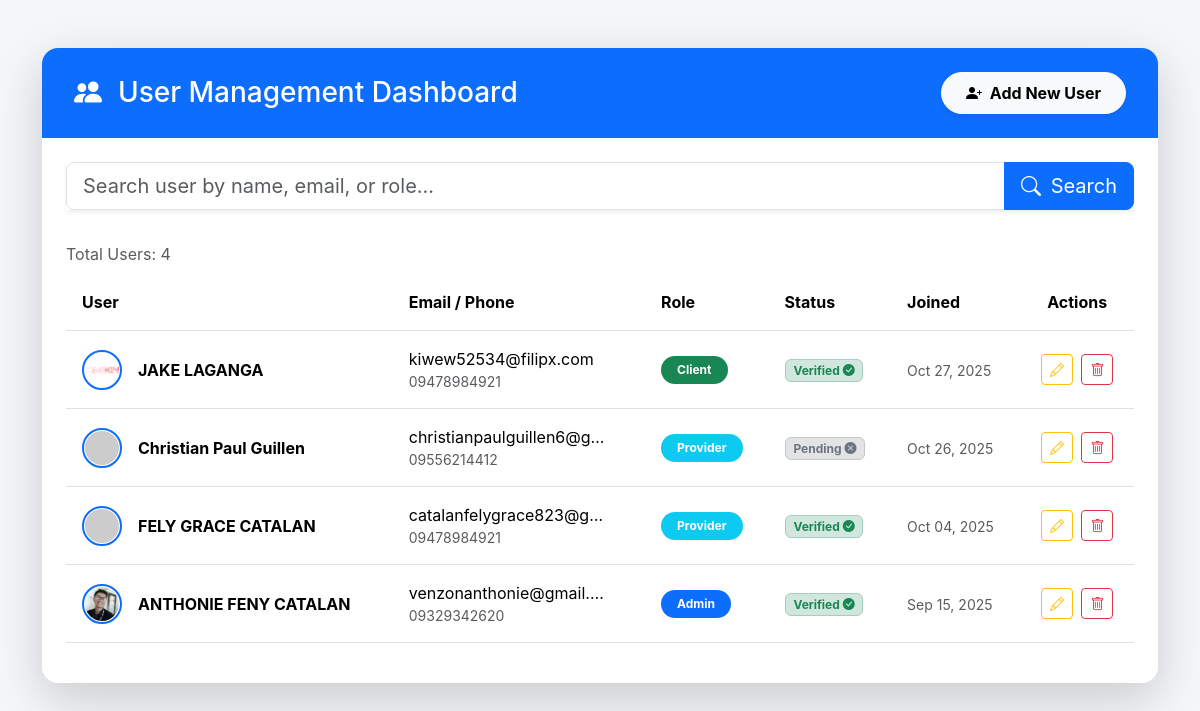
The page /content/user_management.php on the database its author committed.
### tables this page shows
CREATE TABLE `users` (
  `id` int(11) NOT NULL,
  `first_name` varchar(100) NOT NULL,
  `middle_name` varchar(100) DEFAULT NULL,
  `last_name` varchar(100) NOT NULL,
  `suffix` varchar(50) DEFAULT NULL,
  `gender` enum('Male','Female','Other') NOT NULL,
  `birthday` date NOT NULL,
  `phone_number` varchar(20) NOT NULL,
  `email` varchar(150) NOT NULL,
  `region` varchar(150) NOT NULL,
  `province` varchar(150) NOT NULL,
  `municipality` varchar(150) NOT NULL,
  `barangay` varchar(150) DEFAULT NULL,
  `purok` varchar(150) DEFAULT NULL,
  `role` enum('client','provider','admin') NOT NULL,
  `password` varchar(255) NOT NULL,
  `verification_code` varchar(255) DEFAULT NULL,
  `confirmation_token` varchar(255) DEFAULT NULL,
  `token_expires_at` datetime DEFAULT NULL,
  `reset_token` varchar(255) DEFAULT NULL,
  `reset_token_expiry` datetime DEFAULT NULL,
  `verification_token` varchar(255) DEFAULT NULL,
  `is_verified` tinyint(1) DEFAULT 0,
  `created_at` timestamp NOT NULL DEFAULT current_timestamp(),
  `user_rules` int(11) NOT NULL,
  `profile_image` text NOT NULL
);

### content/user_management.php (the view, shortened to what this page needs)
<?php
require '../db.php';
$search = isset($_GET['search']) ? $_GET['search'] : '';
$query = "SELECT * FROM users WHERE CONCAT(first_name, ' ', last_name, ' ', email, ' ', role) LIKE ? ORDER BY created_at DESC";
$stmt = $conn->prepare($query);
$like = "%$search%";
$stmt->bind_param("s", $like);
$stmt->execute();
$result = $stmt->get_result();
?>
<!DOCTYPE html>
<html lang="en">
<head>
    <link href="https://cdn.jsdelivr.net/npm/bootstrap@5.3.3/dist/css/bootstrap.min.css" rel="stylesheet">
    <link href="https://cdn.jsdelivr.net/npm/bootstrap-icons@1.11.3/font/bootstrap-icons.css" rel="stylesheet">
</head>
<body>
<div class="container py-5">
    <div class="card shadow-lg"> <div class="card-header-custom d-flex justify-content-between align-items-center">
            <h3 class="mb-0"><i class="bi bi-people-fill me-3"></i>User Management Dashboard</h3>
            <button class="btn btn-light btn-rounded-pill fw-bold shadow-sm" data-bs-toggle="modal" data-bs-target="#addUserModal">
                <i class="bi bi-person-plus-fill me-1"></i> Add New User
            </button>
        </div>
        <div class="card-body p-4">
            <form method="GET" class="mb-4">
                <div class="input-group input-group-lg shadow-sm">
                    <input type="search" name="search" class="form-control" placeholder="Search user by name, email, or role..." value="<?= htmlspecialchars($search) ?>" aria-label="Search users">
                    <button class="btn btn-primary" type="submit"><i class="bi bi-search me-1"></i> Search</button>
                </div>
            </form>
            <div class="table-responsive">
                <table class="table align-middle table-hover caption-top">
                    <caption>Total Users: <?= $result->num_rows; ?></caption>
                    <thead>
                        <tr>
                            <th scope="col">User</th>
                            <th scope="col">Email / Phone</th>
                            <th scope="col">Role</th>
                            <th scope="col">Status</th>
                            <th scope="col" class="d-none d-md-table-cell">Joined</th>
                            <th scope="col" class="text-center">Actions</th>
                        </tr>
                    </thead>
                    <tbody>
                        <?php if ($result->num_rows > 0): ?>
                            <?php while ($row = $result->fetch_assoc()): ?>
                                <tr>
                                    <td data-label="User:">
                                        <div class="d-flex align-items-center">
                                            <img src="<?= !empty($row['profile_image']) ? 'uploads/profile_pictures/' . htmlspecialchars($row['profile_image']) : 'https://i.pravatar.cc/40?img=' . $row['id']; ?>" class="profile-img me-3" alt="Profile of <?= htmlspecialchars($row['first_name']); ?>">
                                            <div>
                                                <div class="fw-bold"><?= htmlspecialchars($row['first_name'] . ' ' . $row['last_name']); ?></div>
                                            </div>
                                        </div>
                                    </td>
                                    <td data-label="Contact:">
                                        <div class="d-none d-md-block text-truncate" style="max-width: 200px;"><?= htmlspecialchars($row['email']); ?></div>
                                        <div class="text-muted small"><?= htmlspecialchars($row['phone_number']); ?></div>
                                    </td>
                                    <td data-label="Role:">
                                        <?php
                                            $role_class = $row['role'] == 'provider' ? 'info' : ($row['role'] == 'admin' ? 'primary' : 'success');
                                        ?>
                                        <span class="badge bg-<?= $role_class; ?> rounded-pill px-3 py-2">
                                            <?= ucfirst(htmlspecialchars($row['role'])); ?>
                                        </span>
                                    </td>
                                    <td data-label="Status:">
                                        <?php if (isset($row['is_verified']) && $row['is_verified']): ?>
                                            <span class="badge bg-success-subtle text-success border border-success-subtle">Verified <i class="bi bi-check-circle-fill"></i></span>
                                        <?php else: ?>
                                            <span class="badge bg-secondary-subtle text-secondary border border-secondary-subtle">Pending <i class="bi bi-x-circle-fill"></i></span>
                                        <?php endif; ?>
                                    </td>
                                    <td data-label="Joined:" class="text-muted d-none d-md-table-cell">
                                        <small><?= date("M d, Y", strtotime($row['created_at'])); ?></small>
                                    </td>
                                    <td class="text-center" data-label="Actions:">
                                        <button title="Edit User" class="btn btn-sm btn-outline-warning me-1" data-bs-toggle="modal" data-bs-target="#editUserModal<?= $row['id']; ?>"><i class="bi bi-pencil"></i><span class="d-inline d-md-none ms-1">Edit</span></button>
                                        <button title="Delete User" class="btn btn-sm btn-outline-danger" data-bs-toggle="modal" data-bs-target="#deleteUserModal<?= $row['id']; ?>"><i class="bi bi-trash"></i><span class="d-inline d-md-none ms-1">Delete</span></button>
                                    </td>
                                </tr>
                            <?php endwhile; ?>
                        <?php else: ?>
                            <tr><td colspan="6" class="text-center text-muted py-4"><i class="bi bi-info-circle me-1"></i> No users found matching "<?= htmlspecialchars($search) ?>".</td></tr>
                        <?php endif; ?>
                    </tbody>
                </table>
            </div>
        </div>
    </div>
</div>
</body>
</html>

### content/user_management.php (style rules this page uses)
:root { --primary-color: #0d6efd; --secondary-color: #6c757d; --background-light: #f4f6f9; }
body { background-color: var(--background-light); font-family: 'Inter', sans-serif; }
.card { border-radius: 16px; border: none; overflow: hidden; box-shadow: 0 4px 12px rgba(0, 0, 0, 0.05); }
.card-header-custom { background-color: var(--primary-color); color: white; padding: 1.5rem 2rem; border-bottom: none; }
.table thead { background-color: var(--primary-color); color: white; font-weight: 600; }
.table > :not(caption) > * > * { padding: 1rem 1rem; }
.table tbody tr { transition: background-color 0.2s ease; }
.profile-img { width: 40px; height: 40px; border-radius: 50%; object-fit: cover; border: 2px solid var(--primary-color); padding: 1px; }
.btn-rounded-pill { border-radius: 50rem; padding: 0.5rem 1.5rem; font-weight: 500; }

### rows shown on the page
users: profile_image (picture), first_name+last_name "JAKE LAGANGA", email "kiwew52534@filipx.com", phone_number "09478984921", role "Client", is_verified "Verified", created_at "Oct 27, 2025"
users: first_name+last_name "Christian Paul Guillen", email "christianpaulguillen6@g…", phone_number "09556214412", role "Provider", is_verified "Pending", created_at "Oct 26, 2025"
users: first_name+last_name "FELY GRACE CATALAN", email "catalanfelygrace823@g…", phone_number "09478984921", role "Provider", is_verified "Verified", created_at "Oct 04, 2025"
users: profile_image (picture), first_name+last_name "ANTHONIE FENY CATALAN", email "venzonanthonie@gmail.…", phone_number "09329342620", role "Admin", is_verified "Verified", created_at "Sep 15, 2025"

### other values the page prints
$result->num_rows "4"
